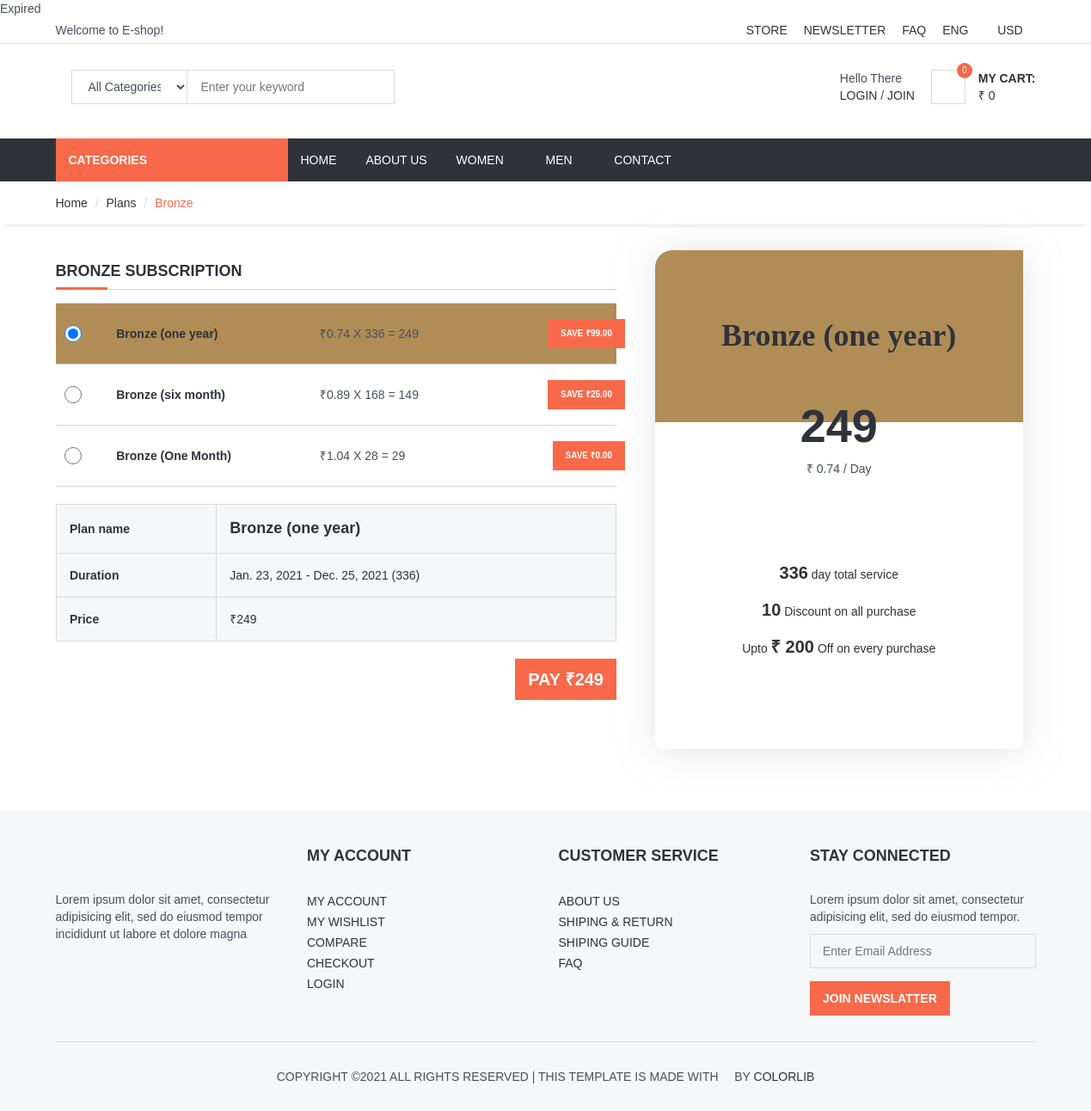
Page /offer/plans/bronze/bronze-12-month on the committed database.
### offer/models.py (models this page shows, shortened)
class Subscription(models.Model):
    title = models.CharField(max_length=100)
    rank = models.IntegerField(validators=[MinValueValidator(1)])
    detail= RichTextUploadingField()
    create_at=models.DateTimeField(auto_now_add=True)
    color_code = models.CharField(max_length=10, blank=True, null=True)
    slug = models.SlugField(null=False, unique=True)

class Subscription_Duration(models.Model):
    subscription = models.ForeignKey(Subscription, on_delete=models.CASCADE)
    title = models.CharField(max_length=100)
    duration = models.IntegerField(validators=[MinValueValidator(1), MaxValueValidator(100000)])
    detail= models.CharField(max_length=200)
    create_at = models.DateTimeField(auto_now_add=True)
    percentage = models.IntegerField(validators=[MinValueValidator(0), MaxValueValidator(100)])
    limit_amount = models.IntegerField()
    price = models.IntegerField(validators=[MinValueValidator(0), MaxValueValidator(100000)])
    count = models.IntegerField(validators=[MinValueValidator(1), MaxValueValidator(100000)], default=999)
    slug = models.SlugField(null=False, unique=True)
    def __str__(self):
        return self.title

### offer/views.py (the view)
# urls.py: path('plans/<str:plan>/<str:slug>', views.individualplan, name='individualplan'),
def individualplan(request, plan, slug):
    current_user = request.user
    plans = Subscription.objects.get(slug = plan)
    selectplanId = plans.id
    planDuration = Subscription_Duration.objects.filter(subscription_id = selectplanId).order_by('-duration')
    select_planDuration = Subscription_Duration.objects.get(slug = slug)
    lowestDayPrice = Subscription_Duration.objects.filter(subscription_id = selectplanId).order_by('price')[0].price
    lowestDay = Subscription_Duration.objects.filter(subscription_id=selectplanId).order_by('duration')[0].duration
    highestPricePerDay = float(lowestDayPrice / lowestDay)
    print(highestPricePerDay)
    from django.utils import timezone
    now_aware = timezone.now()
    end_aware = (now_aware + timedelta(days=select_planDuration.duration)).date()
    now_aware = timezone.now().date()
    try:
        activePlan = Subscriber.objects.filter(user_id=request.user.id, status='Active')[0]
        starttime_aware = activePlan.start
        tz_info = starttime_aware.tzinfo
        s_id = activePlan.subcription_id
        plan_info = Subscription_Duration.objects.get(id=s_id)
        totalDuration = plan_info.duration
        activePlan_price = plan_info.price
        startdate = activePlan.start.date()
        enddate = (starttime_aware + timedelta(days=totalDuration)).date()
        planChange_fine = Fine.objects.get(slug='plan-change').amount
        from django.utils import timezone
        now_aware = timezone.now().date()
        diff = (enddate - now_aware)
        daysRemaining = diff.days
        if (daysRemaining > 0):
            moneyRemaining = daysRemaining * (activePlan_price / totalDuration) - (
                    planChange_fine * daysRemaining / totalDuration)
            moneyRemaining = int(float(moneyRemaining))
            usage_charge = int(planChange_fine * daysRemaining / totalDuration)
        else:
            moneyRemaining = 0
            usage_charge = 0
        subscriber = Subscriber.objects.filter(user_id=current_user.id, status='Active', paid=True).order_by('-start')[0]
        current_plan_durationid = subscriber.subcription_id  # say id of bronze (1 month)
        print(current_plan_durationid)
        current_planid = Subscription_Duration.objects.get(id=current_plan_durationid).subscription_id
        print(current_planid)
        current_planrank = Subscription.objects.get(id=current_planid).rank
        current_planprice = Subscription_Duration.objects.get(id=current_plan_durationid).price
        current_planname = Subscription_Duration.objects.get(id=current_plan_durationid).title
        print(current_planrank)
        print(current_planprice)
        context = {'plans': plans, 'planDuration': planDuration, 'subscriber': subscriber,
                   'current_planrank': current_planrank, 'highestPricePerDay':highestPricePerDay,
                   'select_planDuration': select_planDuration, 'now_aware': now_aware, 'end_aware': end_aware,
                   'current_planprice': current_planprice,
                   'startdate': startdate, 'enddate': enddate, 'daysRemaining': daysRemaining,
                   'moneyRemaining': moneyRemaining, 'current_planname': current_planname,
                   'usage_charge': usage_charge, 'activePlan_price': activePlan_price, 'totalDuration': totalDuration,
                   'diff': diff, }
    except:
        context = {'plans': plans, 'planDuration': planDuration, 'highestPricePerDay':highestPricePerDay,
                   'select_planDuration': select_planDuration, 'now_aware': now_aware, 'end_aware': end_aware,}
    return render(request, 'individualPlan.html', context)

### home/templatetags/myapptags.py (called while the page is built, shortened)
@register.simple_tag
def categorylist():
    return Category.objects.all()

@register.simple_tag
def shopcartcount(userid):
    count = ShopCart.objects.filter(user_id=userid).count()
    return count

@register.simple_tag
def shopcartAmount(userid):
    totalamount = 0
    userShopCart = ShopCart.objects.filter(user_id=userid)
    return totalamount

@register.simple_tag
def shopcartItems(userid):
    userShopCart = ShopCart.objects.filter(user_id=userid)
    return userShopCart

@register.simple_tag
def check_productDiscount_expiry(request):
    discounts = ProductDiscount.objects.filter()
    return discounts

@register.simple_tag
def cashBackRecieved(): #byCoupon
    userOrders = Order.objects.filter(status='Completed', cashBackIssuedStatus=False)
    for everyuserOrder in userOrders:
        cashBack = everyuserOrder.cashBackIssued

### offer/templates/individualPlan.html (shortened to what this page needs)
{% extends 'homebase.html' %}
{% block sidebar %} {% include 'sidebar.html' %} {% endblock %}
{% block body %}
{% load mathfilters %}
<div id="breadcrumb">
    <div class="container">
        <ul class="breadcrumb">
            <li><a href="/">Home</a></li>
            <li><a href="/offer/plans/">Plans</a></li>
            <li class="active">{{ plans.title }}</li>
        </ul>
    </div>
</div>
<div class="section">
    <div class="container">
        <div class="row">
                <div class="col-md-7">
                    <div class="billing-details">
                        <div class="section-title">
                            <h4 class="title">{{ plans.title }} Subscription</h4>
                        </div>
                        <table class="shopping-cart-table table">
                            {% for r in planDuration %}
                            <tr {% if r.id == select_planDuration.id %} style="background-color:{{ plans.color_code }}" {% endif %}>
                                <td class="text-left">
                                    <input type="radio" onclick="javascript:window.location.href='/offer/plans/{{ plans.slug }}/{{ r.slug }}'; return false;"
                                           name="timeoptions{{r.id}}" id="radio{{r.id}}"  {% if r.id == select_planDuration.id %} checked {% endif %}>
                                </td>
                                <td class="text-left">
                                    <a href="/offer/plans/{{ plans.slug }}/{{ r.slug }}">
                                        <strong> {{ r.title }}</strong>
                                    </a>
                                </td>
                                <td class="text-left">₹{{ r.price|div:r.duration|floatformat:"2" }} X {{ r.duration }} =
                                    {{ r.price }}</td>
                                <td class="text-left">
                                    {% if not subscriber %}
                                    <a class="primary-btn pull-right" href="/offer/plans/{{ plans.slug }}/{{ r.slug }}" style="font-size:10px; text-align:center; margin-right:-10px;">
                                        Save ₹{{ highestPricePerDay|mul:r.duration|sub:r.price|floatformat:"2" }}  </a>
                                    {% endif %}
                                </td>
                            </tr>
                            {% endfor %}
                        </table>
                            <table class="shopping-cart-table table">
                            <tfoot>
                                <tr>
                                    <th>Plan name</th>
                                    <th class="sub-total" colspan="1">{{ select_planDuration }}</th>
                                </tr>
                                <tr>
                                    <th>Duration</th>
                                    <td colspan="1">{{ now_aware }} - {{ end_aware }} ({{ select_planDuration.duration }})</td>
                                </tr>
                                <tr>
                                    <th>Price</th>
                                    <td colspan="1">₹{{ select_planDuration.price }}</td>
                                </tr>
                                </tfoot>
                    </table>
                        {% if subscriber and current_planrank <= plans.rank and current_planprice < select_planDuration.price  %}
                        <form action="/offer/purchaseplan/{{ select_planDuration.id }}" method="post">
                                        {% csrf_token %}
                            <button class="primary-btn pull-right"  style="font-size:20px; text-align:center;">
                                        Pay ₹{{ select_planDuration.price|sub:moneyRemaining|floatformat:"2" }} and Upgrade
                            </button>
                        </form>
                        {% elif not subscriber %}
                        <form action="/offer/purchaseplan/{{ select_planDuration.id }}" method="post">
                            <button class="primary-btn pull-right" style="font-size:20px; text-align:center;">
                                    Pay ₹{{ select_planDuration.price }}
                            </button>
                        </form>
                        {% endif %}
                    </div>
                </div>
                <div class="col-md-5">
                    <div class="col-md-12">
                        <div class="card pricing-card pricing-card-highlighted  pricing-plan-pro">
                                <div style="background-color:{{ plans.color_code }}; height: 200px; display: flex; border-radius:20px 0px 0px 0px;">
                                    <h2 class="col" style="margin: auto; max-width: 750px; font-family:Times New Roman; font-size:36px;">
                                        {% if subscriber and current_planrank <= plans.rank and current_planprice < select_planDuration.price  %}
                                        {{ select_planDuration.title }}<br><p style="font-size: 20px;">Plan Upgrade</p>
                                        {% else %}
                                            {{ select_planDuration.title }}
                                        {% endif %}
                                    </h2>
                                </div>
                                <div class="card-body">
                                     <h2 style=" position: relative; bottom:80px; font-size: 54px;">
                                         {% if subscriber and current_planrank <= plans.rank and current_planprice < select_planDuration.price  %}
                                         <del style="font-size:40px;">₹{{ select_planDuration.price }}</del> ₹{{ select_planDuration.price|sub:moneyRemaining }}
                                        {% else %}
                                         {{ select_planDuration.price }}
                                         {% endif %}
                                     </h2>
                                    <p style=" position: relative; bottom:80px;">₹ {{ select_planDuration.price|div:select_planDuration.duration|floatformat:"2" }} / Day</p>
                                    <ul class="pricing-plan-features">
                                        <li><b style="font-size:20px;">{{ select_planDuration.duration }}</b> day total service</li>
                                        <li><b style="font-size:20px;">{{ select_planDuration.percentage }}</b> Discount on all purchase
                                        </li>
                                        <li>Upto <b style="font-size:20px;">₹ {{ select_planDuration.limit_amount }}</b> Off on every purchase</li>
                                    </ul>
                                </div>
                            </div>
                    </div>
                </div>
        </div>
    </div>
</div>
{% endblock %}

### home/static/css/style.css (style rules this page uses)
body { font-family: 'Hind', sans-serif; color: #4A4E5A; overflow-x: hidden; }
h1, h2, h3, h4, h5, h6 { color: #30323A; margin: 0 0 10px; font-weight: 700; }
strong { color: #30323A; }
ul, ol { margin: 0; padding: 0; list-style: none }
.main-btn, .primary-btn { display: inline-block; padding: 10px 15px; text-transform: uppercase; font-weight: 700; border: none; -webkit-transition: 0.3s all; transition: 0.3s all; }
.primary-btn { color: #FFF; background-color: #F8694A; }
.section { padding-top: 30px; padding-bottom: 30px; }
.section-title { position: relative; margin-bottom: 15px; margin-top: 15px; border-bottom: 1px solid #DADADA; }
.section-title .title { display: inline-block; text-transform: uppercase; }
.section-title:after { content: ""; position: absolute; left: 0; bottom: -1.5px; height: 3px; width: 60px; background-color: #F8694A; }
#breadcrumb { -webkit-box-shadow: 0px 6px 6px -6px rgba(0, 0, 0, 0.175); box-shadow: 0px 6px 6px -6px rgba(0, 0, 0, 0.175); }
.breadcrumb { background-color: transparent; border: none; border-radius: 0px; padding: 15px 0px; margin: 0; }
.breadcrumb>.active { color: #F8694A; }
.breadcrumb>li+li:before { color: #DADADA; }
.shopping-cart-table>tbody>tr>td, .shopping-cart-table>tbody>tr>th, .shopping-cart-table>tfoot>tr>td, .shopping-cart-table>tfoot>tr>th, .shopping-cart-table>thead>tr>td, .shopping-cart-table>thead>tr>th { padding: 15px 0px; vertical-align: middle; border-top: 1px solid #DADADA; }
.shopping-cart-table>tbody>tr:last-child>td { border-bottom: 1px solid #DADADA; }
.shopping-cart-table>tfoot>tr>td, .shopping-cart-table>tfoot>tr>th { color: #30323A; border-top: 0px }
.shopping-cart-table>tfoot>tr>td:not(.empty), .shopping-cart-table>tfoot>tr>th:not(.empty) { padding: 15px; background-color: #F6F7F8; border: 1px solid #DADADA; }
.shopping-cart-table>tfoot>tr>.sub-total { font-size: 18px; }

### home/templates/homebase.html (style rules this page uses)
input[type='radio']:checked { border-color:#F8694A; }
input[type='radio'] { margin:10px; height: 20px; width: 20px; }

### offer/templates/individualPlan.html (style rules this page uses)
body { font-family: 'Karla', sans-serif; }
.pricing-card { border: none; border-radius: 10px; margin-bottom: 40px; text-align: center; -webkit-transition: all 0.6s; transition: all 0.6s; }
.pricing-card.pricing-card-highlighted { box-shadow: 0 2px 40px 0 rgba(205, 205, 205, 0.55); }
.pricing-card .card-body { padding-top: 55px; padding-bottom: 62px; }
.pricing-plan-features { list-style: none; padding-left: 0; font-size: 14px; line-height: 2.14; margin-bottom: 35px; color: #303132; }

### rows in the picture
Subscription: title "Bronze", title "BRONZE"
Subscription_Duration: slug "☑", title "Bronze (one year)", price|div "0.74", duration "336", price "249", duration+price "99.00", percentage "10", limit_amount "200"
Subscription_Duration: title "Bronze (six month)", price|div "0.89", duration "168", price "149", duration+price "25.00"
Subscription_Duration: title "Bronze (One Month)", price|div "1.04", duration "28", price "29", duration+price "0.00"

### other values in the picture
{{ sub_dict.subscriptionPeriod }} "Expired"
{{ count }} "0"
{{ totalamount }} "0"
